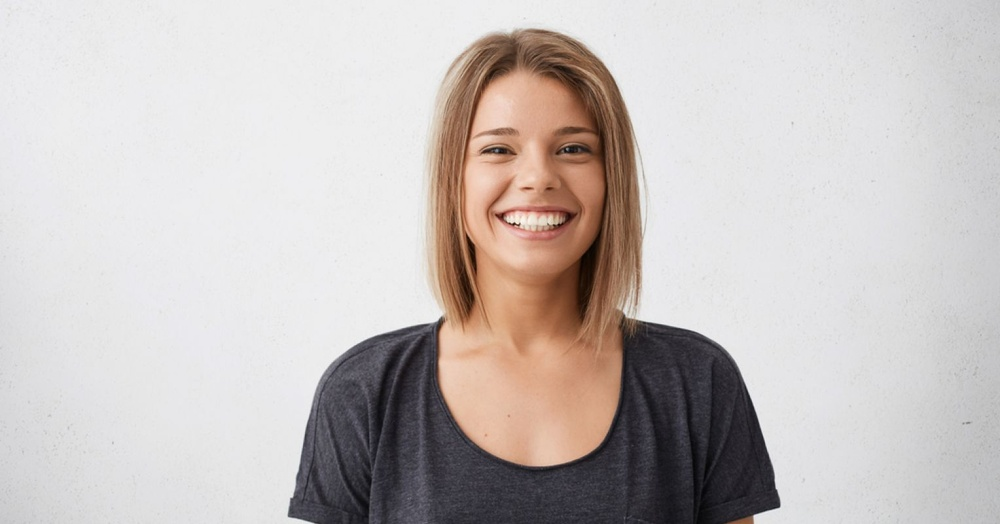
#> input picture demo.jpg, 1000 x 524 px, shrunk from 1528 x 800 before the run
$ python 'Face detection.py'
#> lines starting #> are read from the running program, lines starting #| are printed output that depends on the picture; after the words box and inside, x2 and y2 are one past the last pixel; in counts of white or black regions, pixels touching at a corner belong together
# -*- coding: utf-8 -*-
"""
Face detection using OpenCV
@author: Nivedha
"""
import cv2

# Load the cascade
face_cascade = cv2.CascadeClassifier('haarcascade_frontalface_default.xml')

# Read the input image
img = cv2.imread('demo.jpg')
#> img is the input picture: shape (524, 1000, 3); mean B, G, R 189.5, 191.7, 198.6

# Convert into grayscale
gray = cv2.cvtColor(img, cv2.COLOR_BGR2GRAY)
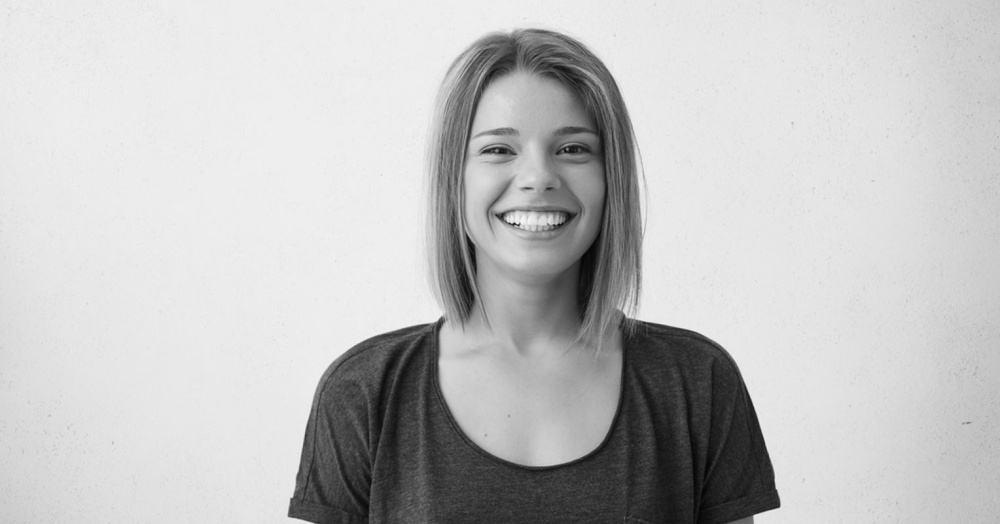
#> gray: shape (524, 1000); min 4, max 246, mean 193.5

# Detect faces
faces = face_cascade.detectMultiScale(gray, 1.1, 4)
#> faces = [[444, 80, 179, 179]]

# Draw rectangle around the faces
for (x, y, w, h) in faces:
    cv2.rectangle(img, (x, y), (x+w, y+h), (255, 0, 0), 2)
#> this loop made 1 pass
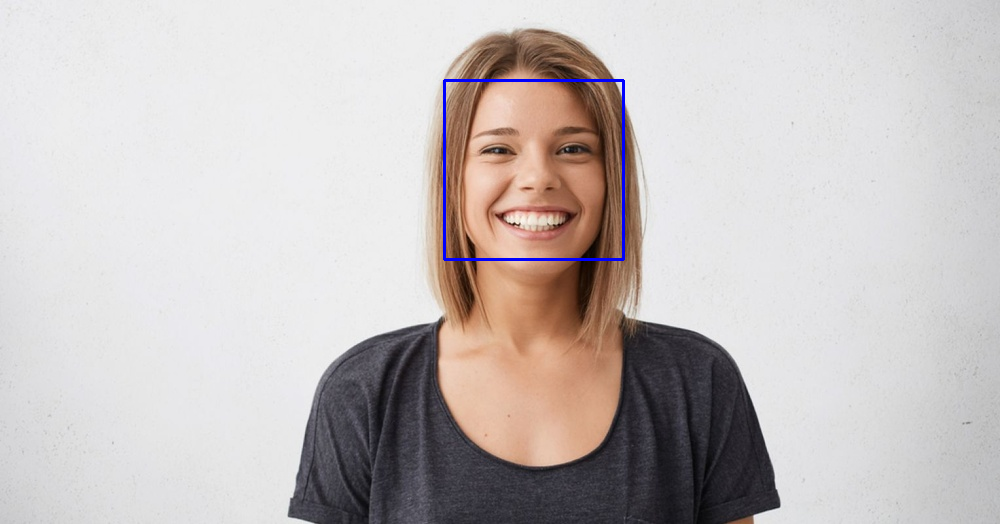
#> img: shape (524, 1000, 3); 0.41% of pixels changed, all inside (x1, y1, x2, y2) = (443, 79, 625, 261)

# Display the output
cv2.imshow('img', img)
cv2.waitKey()
